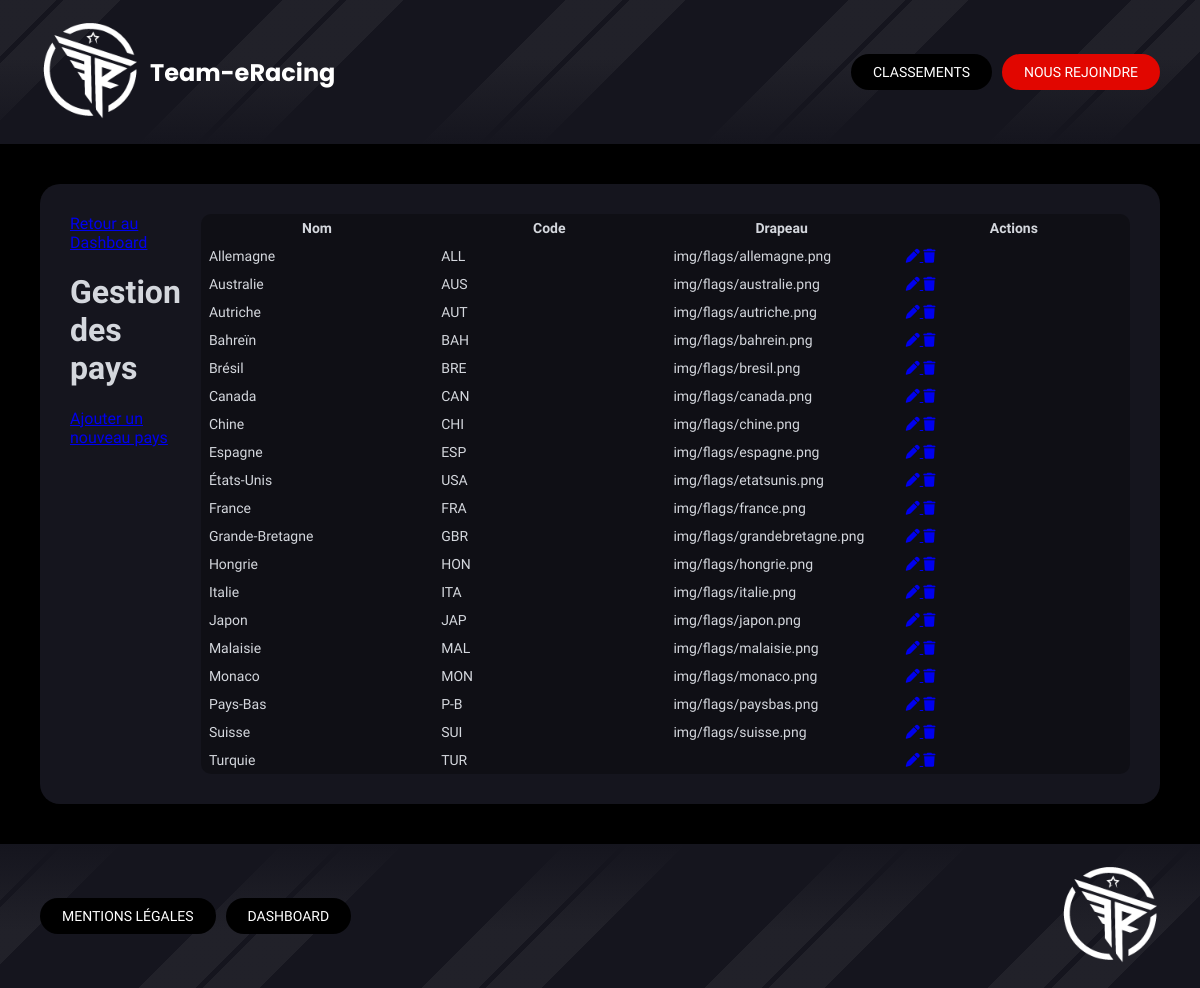
The app's page /index.php?controller=countries&action=index (signed in) with its own data.
### tables this page shows
CREATE TABLE IF NOT EXISTS `countries` (
  `id` int NOT NULL AUTO_INCREMENT,
  `name` varchar(100) NOT NULL,
  `code` char(3) DEFAULT NULL,
  `flag` varchar(255) DEFAULT NULL,
  PRIMARY KEY (`id`),
  UNIQUE KEY `name` (`name`),
  UNIQUE KEY `unique_code` (`code`)
);

### Controllers/Controller.php (called while the page is built, shortened)
<?php
abstract class Controller
{
    public function render(string $path, array $data = [])
    {
        extract($data);
        include dirname(__DIR__) . '/Views/' . $path . '.php';
        include dirname(__DIR__) . '/Views/base.php';
    }
}
?>

### Controllers/CountriesController.php (called while the page is built, shortened)
<?php
class CountriesController extends Controller {
    public function index()
    {
        $countries = CountriesModel::all();
        $this->render('dashboard/countries/index', [
            'list' => $countries
        ]);
    }
}
?>

### public/index.php (called while the page is built, shortened)
<?php
include '../Autoloader.php';
$route = new Router();
$route->routes();
?>

### Autoloader.php (called while the page is built, shortened)
<?php
class Autoloader{
    static function autoload($class){
        $class = str_replace(__NAMESPACE__.'\\','',$class);
        $class = str_replace('\\','/',$class);
    }
}
?>

### Core/DbConnect.php (called while the page is built, shortened)
<?php
class DbConnect
{
    protected $connection;
    public function getConnection()
    {
        return $this->connection;
    }
    public function __construct()
    {
        try {
            $dsn = 'mysql:host=' . self::SERVER . ';dbname=' . self::BASE . ';charset=utf8mb4';
                $this->connection = new PDO($dsn, self::USER, self::PASSWORD, [
                    PDO::ATTR_ERRMODE => PDO::ERRMODE_EXCEPTION,
                    PDO::ATTR_DEFAULT_FETCH_MODE => PDO::FETCH_OBJ,
                    PDO::ATTR_EMULATE_PREPARES => false
                ]);
        } catch (Exception $e) {
            die('Erreur : ' . $e->getMessage());
        }
    }
}
?>

### Models/CountriesModel.php (called while the page is built, shortened)
<?php
class CountriesModel extends DbConnect {
    public static function all(){
        $db = new DbConnect();
        return $db->getConnection()->query("
            SELECT id, name, code, flag
            FROM countries
            ORDER BY name ASC
        ")->fetchAll();
    }
}
?>

### Views/dashboard/countries/index.php (the view, shortened to what this page needs)
<div class="section-dashboard">
    <div class="section-header">
        <a class="nav-btn-dashboard" href="index.php?controller=dashboard">Retour au Dashboard</a>
        <h1>Gestion des pays</h1>
        <a class="nav-btn-dashboard" href="index.php?controller=countries&action=create">Ajouter un nouveau pays</a>
    </div>
    <div class="table-responsive">
        <table class="dashboard-table">
            <thead>
                <tr>
                    <th>Nom</th>
                    <th>Code</th>
                    <th>Drapeau</th>
                    <th class="actions-column">Actions</th>
                </tr>
            </thead>
            <tbody>
                <?php foreach ($list as $country): ?>
                <tr>
                    <td><?= htmlspecialchars($country->name) ?></td>
                    <td><?= htmlspecialchars($country->code ?? '') ?></td>
                    <td><?= htmlspecialchars($country->flag ?? '') ?></td>
                    <td class="actions">
                        <a class="action-btn edit" href="index.php?controller=countries&action=update&id=<?= $country->id ?>">
                            <i class="fa-solid fa-pen"></i>
                        </a>
                        <a class="action-btn delete" href="index.php?controller=countries&action=delete&id=<?= $country->id ?>">
                            <i class="fa-solid fa-trash"></i>
                        </a>
                    </td>
                </tr>
                <?php endforeach; ?>
            </tbody>
        </table>
    </div>
</div>

### public/style-vtest1.css (style rules this page uses)
:root { --space: 40px; --radius: 20px; --main-bg: #15151E; --dark-bg: #0f0f15; --red: #E10600; }
html, body { height: 100%; margin: 0; padding: 0; background: #000; font-family: 'Titillium Web', 'Segoe UI', 'Helvetica Neue', Arial, sans-serif; color: #d4d7dd; font-size: clamp(14px, 2.5vw, 16px); }
body { display: flex; flex-direction: column; }
.section, .section-dashboard, .hero-section { background: var(--main-bg); margin: var(--space); padding: 30px; border-radius: var(--radius); display: flex; justify-content: space-around; gap: 20px; }
.table-responsive { overflow-x: auto; border-radius: 10px; }
.dashboard-table { width: 100%; border-collapse: collapse; background: var(--dark-bg); table-layout: fixed; }
.dashboard-table th, .dashboard-table td { padding: 6px 8px; font-size: 14px; }

### records on screen
countries: name "Allemagne", code "ALL", flag "img/flags/allemagne.png"
countries: name "Australie", code "AUS", flag "img/flags/australie.png"
countries: name "Autriche", code "AUT", flag "img/flags/autriche.png"
countries: name "Bahreïn", code "BAH", flag "img/flags/bahrein.png"
countries: name "Brésil", code "BRE", flag "img/flags/bresil.png"
countries: name "Canada", code "CAN", flag "img/flags/canada.png"
countries: name "Chine", code "CHI", flag "img/flags/chine.png"
countries: name "Espagne", code "ESP", flag "img/flags/espagne.png"
countries: name "États-Unis", code "USA", flag "img/flags/etatsunis.png"
countries: name "France", code "FRA", flag "img/flags/france.png"
countries: name "Grande-Bretagne", code "GBR", flag "img/flags/grandebretagne.png"
countries: name "Hongrie", code "HON", flag "img/flags/hongrie.png"
countries: name "Italie", code "ITA", flag "img/flags/italie.png"
countries: name "Japon", code "JAP", flag "img/flags/japon.png"
countries: name "Malaisie", code "MAL", flag "img/flags/malaisie.png"
countries: name "Monaco", code "MON", flag "img/flags/monaco.png"
countries: name "Pays-Bas", code "P-B", flag "img/flags/paysbas.png"
countries: name "Suisse", code "SUI", flag "img/flags/suisse.png"
countries: name "Turquie", code "TUR"
